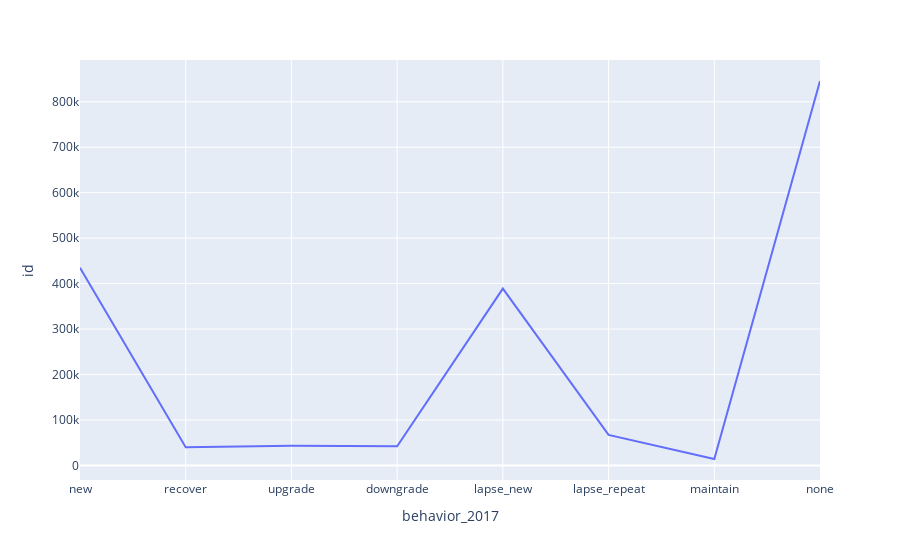

Notebook cell for this chart:
### Code cell
fig = px.line(b, x="behavior_2017", y="id")
fig.show()

### Figure 1 — Plotly figure (JSON) as saved in the notebook; plotly's stock layout.template omitted (floating-point values rounded to 4 significant figures)
{"data": [{"hovertemplate": "behavior_2017=%{x}<br>id=%{y}<extra></extra>", "legendgroup": "", "line": {"color": "#636efa", "dash": "solid"}, "mode": "lines", "name": "", "orientation": "v", "showlegend": false, "type": "scatter", "x": ["new", "recover", "upgrade", "downgrade", "lapse_new", "lapse_repeat", "maintain", "none"], "xaxis": "x", "y": [434991, 39909, 43212, 42268, 389060, 67085, 14211, 845732], "yaxis": "y"}], "layout": {"legend": {"tracegroupgap": 0}, "margin": {"t": 60}, "xaxis": {"anchor": "y", "domain": [0, 1], "title": {"text": "behavior_2017"}}, "yaxis": {"anchor": "x", "domain": [0, 1], "title": {"text": "id"}}}}
